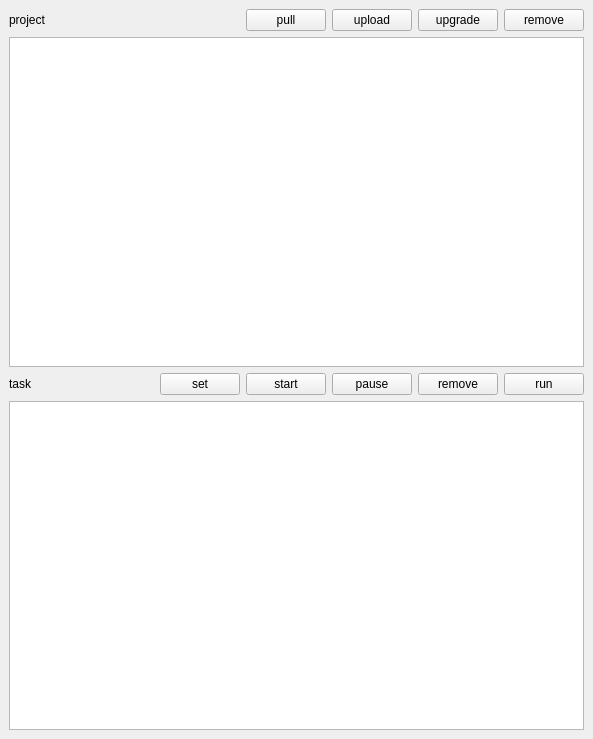
<?xml version="1.0" encoding="UTF-8"?>
<ui version="4.0">
 <class>MainWindow</class>
 <widget class="QMainWindow" name="MainWindow">
  <property name="geometry">
   <rect>
    <x>0</x>
    <y>0</y>
    <width>593</width>
    <height>739</height>
   </rect>
  </property>
  <property name="windowTitle">
   <string>MainWindow</string>
  </property>
  <widget class="QWidget" name="centralwidget">
   <layout class="QVBoxLayout" name="verticalLayout">
    <item>
     <layout class="QHBoxLayout" name="horizontalLayout">
      <item>
       <widget class="QLabel" name="project_label">
        <property name="text">
         <string>project</string>
        </property>
       </widget>
      </item>
      <item>
       <spacer name="horizontalSpacer_3">
        <property name="orientation">
         <enum>Qt::Orientation::Horizontal</enum>
        </property>
        <property name="sizeHint" stdset="0">
         <size>
          <width>40</width>
          <height>20</height>
         </size>
        </property>
       </spacer>
      </item>
      <item>
       <widget class="QPushButton" name="pullButton">
        <property name="text">
         <string>pull</string>
        </property>
       </widget>
      </item>
      <item>
       <widget class="QPushButton" name="uploadButton">
        <property name="text">
         <string>upload</string>
        </property>
       </widget>
      </item>
      <item>
       <widget class="QPushButton" name="upgradeButton">
        <property name="text">
         <string>upgrade</string>
        </property>
       </widget>
      </item>
      <item>
       <widget class="QPushButton" name="removeButton">
        <property name="text">
         <string>remove</string>
        </property>
       </widget>
      </item>
     </layout>
    </item>
    <item>
     <widget class="QTableView" name="projectView"/>
    </item>
    <item>
     <layout class="QHBoxLayout" name="horizontalLayout_2">
      <item>
       <widget class="QLabel" name="task_label">
        <property name="text">
         <string>task</string>
        </property>
       </widget>
      </item>
      <item>
       <spacer name="horizontalSpacer_4">
        <property name="orientation">
         <enum>Qt::Orientation::Horizontal</enum>
        </property>
        <property name="sizeHint" stdset="0">
         <size>
          <width>40</width>
          <height>20</height>
         </size>
        </property>
       </spacer>
      </item>
      <item>
       <widget class="QPushButton" name="setButton">
        <property name="text">
         <string>set</string>
        </property>
       </widget>
      </item>
      <item>
       <widget class="QPushButton" name="startButton">
        <property name="text">
         <string>start</string>
        </property>
       </widget>
      </item>
      <item>
       <widget class="QPushButton" name="pauseButton">
        <property name="text">
         <string>pause</string>
        </property>
       </widget>
      </item>
      <item>
       <widget class="QPushButton" name="removeButton_2">
        <property name="text">
         <string>remove</string>
        </property>
       </widget>
      </item>
      <item>
       <widget class="QPushButton" name="runButton">
        <property name="text">
         <string>run</string>
        </property>
       </widget>
      </item>
     </layout>
    </item>
    <item>
     <widget class="QTableView" name="taskView">
      <property name="autoFillBackground">
       <bool>false</bool>
      </property>
     </widget>
    </item>
   </layout>
  </widget>
 </widget>
 <resources/>
 <connections/>
</ui>
